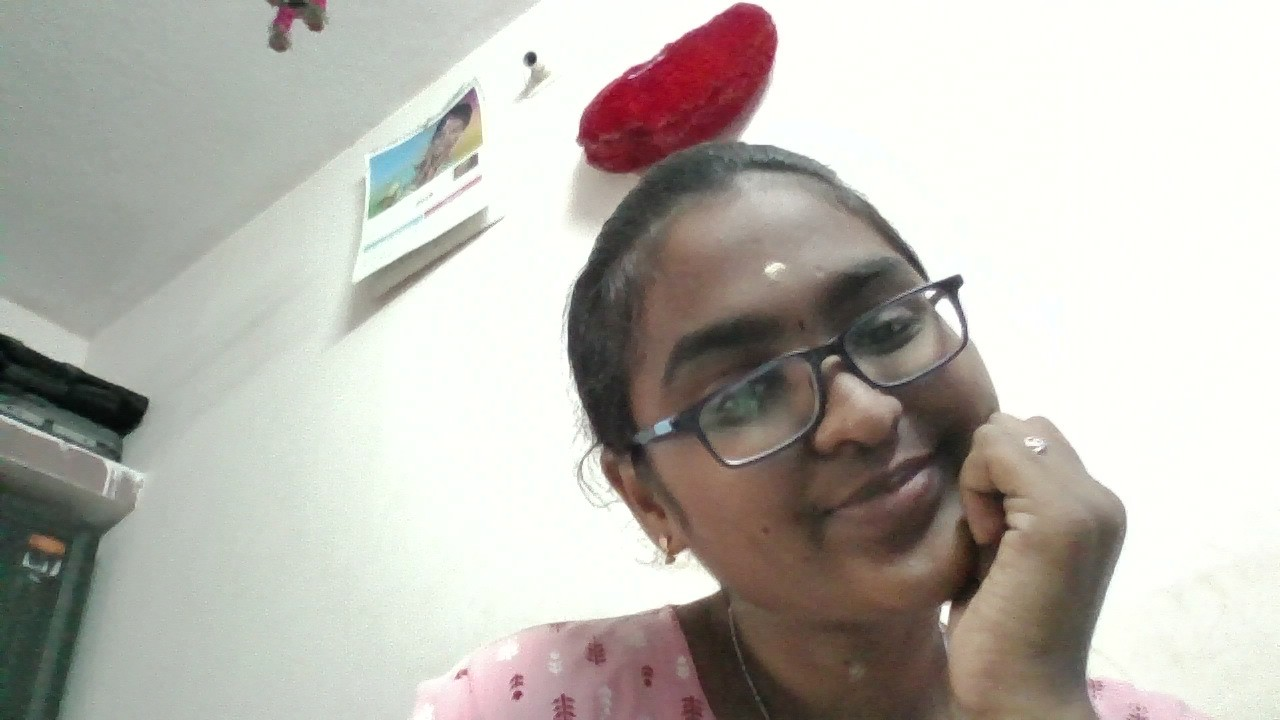
#> input picture uploads/WIN_20260423_03_02_13_Pro.jpg, 1280 x 720 px, found by its file name
$ python face_detection.py
#> lines starting #> are read from the running program, lines starting #| are printed output that depends on the picture; after the words box and inside, x2 and y2 are one past the last pixel; in counts of white or black regions, pixels touching at a corner belong together
import cv2
import os

print("Current Folder:", os.getcwd())
print("Files:", os.listdir())

# Load face detector
face_cascade = cv2.CascadeClassifier(
    cv2.data.haarcascades + "haarcascade_frontalface_default.xml"
)

# Load image
# Load image

print(os.path.exists(r"C:\Users\ELCOT\Documents\MissingpersonsAI\test.jpeg"))
print(os.path.exists(r"uploads\WIN_20260423_03_02_13_Pro.jpg"))

img = cv2.imread(r"uploads\WIN_20260423_03_02_13_Pro.jpg")
#> img is the input picture: shape (720, 1280, 3); mean B, G, R 176.1, 182.8, 186.3

print(img)
#> (printed output is left out)


# Check image loaded
if img is None:
    print("Error: test.jpg not found")
    exit()

# Convert to grayscale
gray = cv2.cvtColor(img, cv2.COLOR_BGR2GRAY)
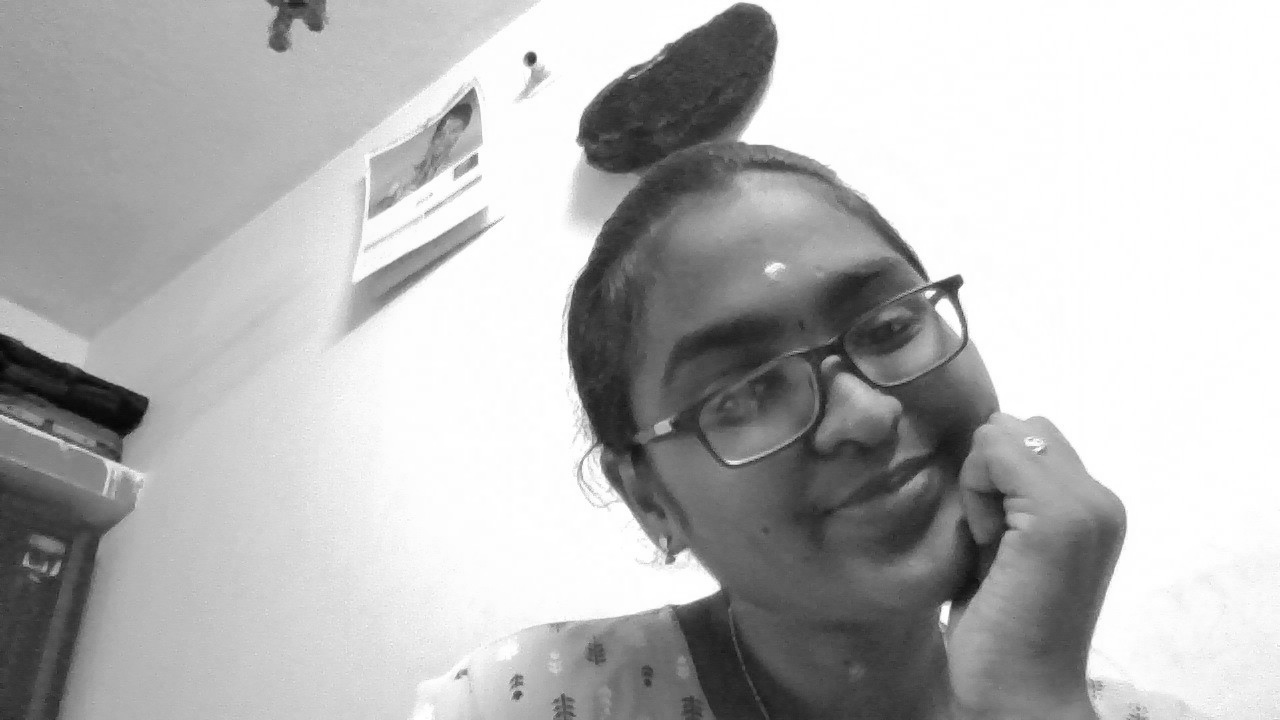
#> gray: shape (720, 1280); min 3, max 255, mean 183.1

# Detect faces
faces = face_cascade.detectMultiScale(
    gray,
    scaleFactor=1.1,
    minNeighbors=5
)
#> faces = [[12, 526, 82, 82]]

print("Faces Detected:", len(faces))
#| Faces Detected: 1

# Draw rectangle around faces
for (x, y, w, h) in faces:
    cv2.rectangle(img, (x, y), (x+w, y+h), (255, 0, 0), 2)
#> this loop made 1 pass
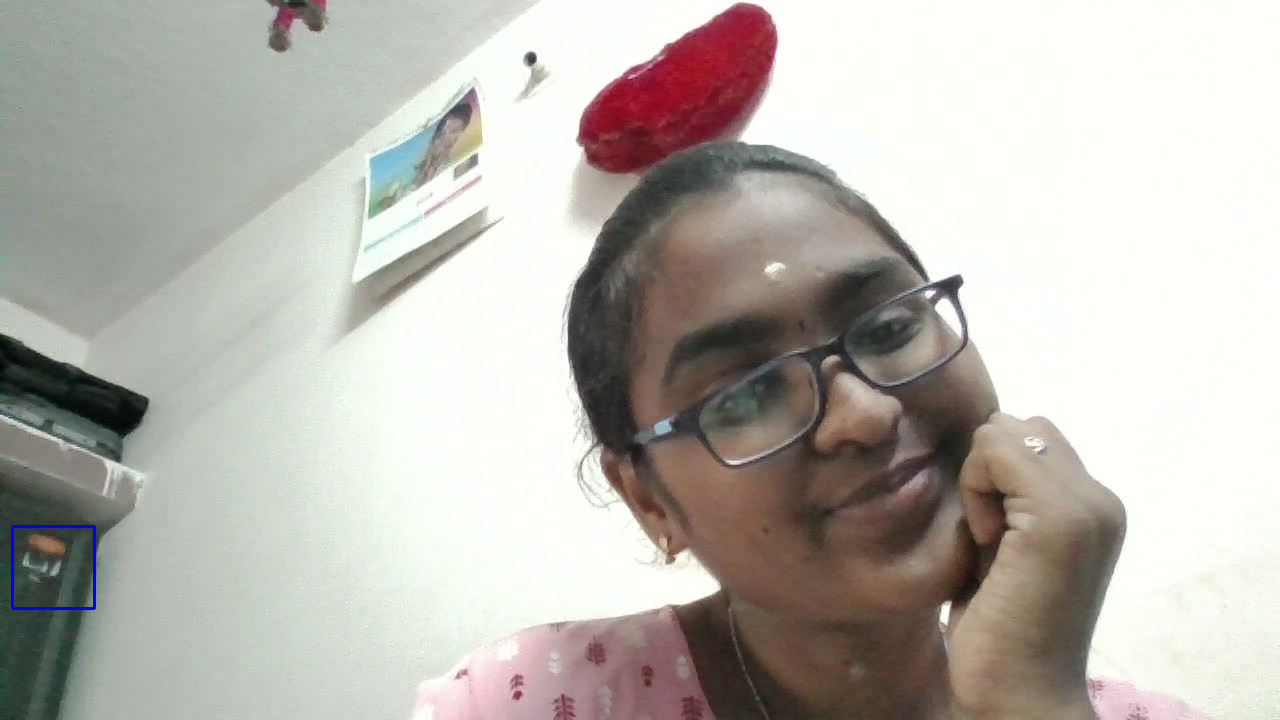
#> img: shape (720, 1280, 3); 0.11% of pixels changed, all inside (x1, y1, x2, y2) = (11, 525, 96, 610)

# Show result
cv2.imshow("Face Detection", img)
cv2.waitKey(0)
cv2.destroyAllWindows()

$ run again, with uploads/ChatGPT Image Apr 29, 2026, 10_49_14 PM.photo.png saved as uploads/WIN_20260423_03_02_13_Pro.jpg
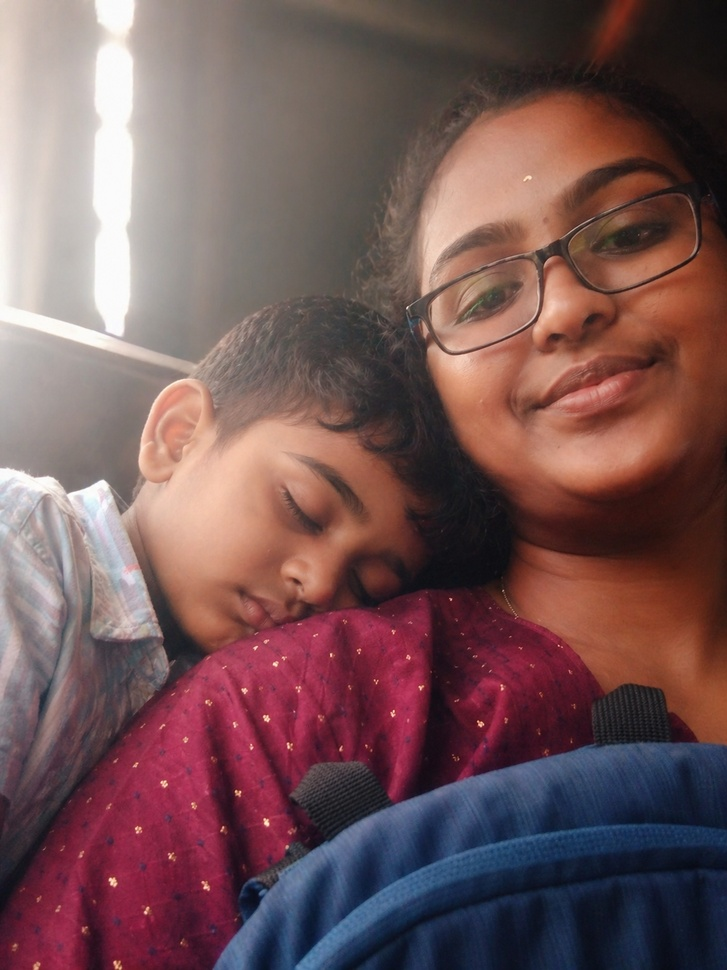
#> input picture uploads/ChatGPT Image Apr 29, 2026, 10_49_14 PM.photo.png, 727 x 970 px, shrunk from 1086 x 1448 before the run, found by its file name
#> img is the input picture: shape (970, 727, 3); mean B, G, R 87.6, 86.3, 116.9
#> (printed output is left out)
#> `gray = cv2.cvtColor(img, cv2.COLOR_BGR2GRAY)`:
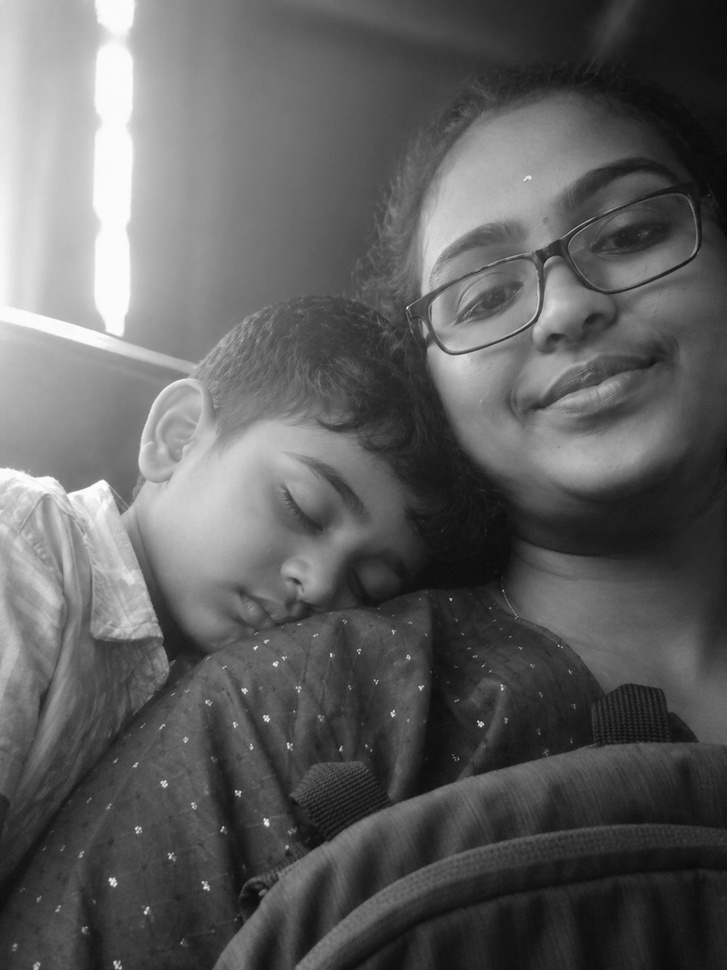
#> gray: shape (970, 727); min 8, max 255, mean 95.6
#> faces = [[367, 119, 351, 351]]
#| Faces Detected: 1
#> the loop `for (x, y, w, h) in faces:` made 1 pass
#> after the loop `for (x, y, w, h) in faces:`:
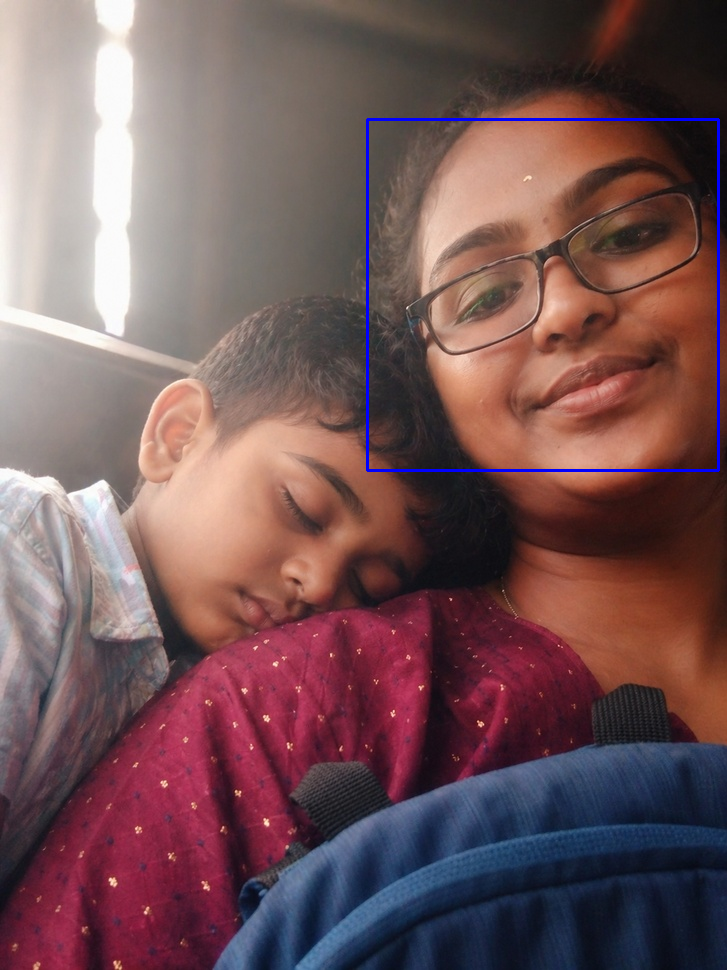
#> img: shape (970, 727, 3); 0.6% of pixels changed, all inside (x1, y1, x2, y2) = (366, 118, 720, 472)
